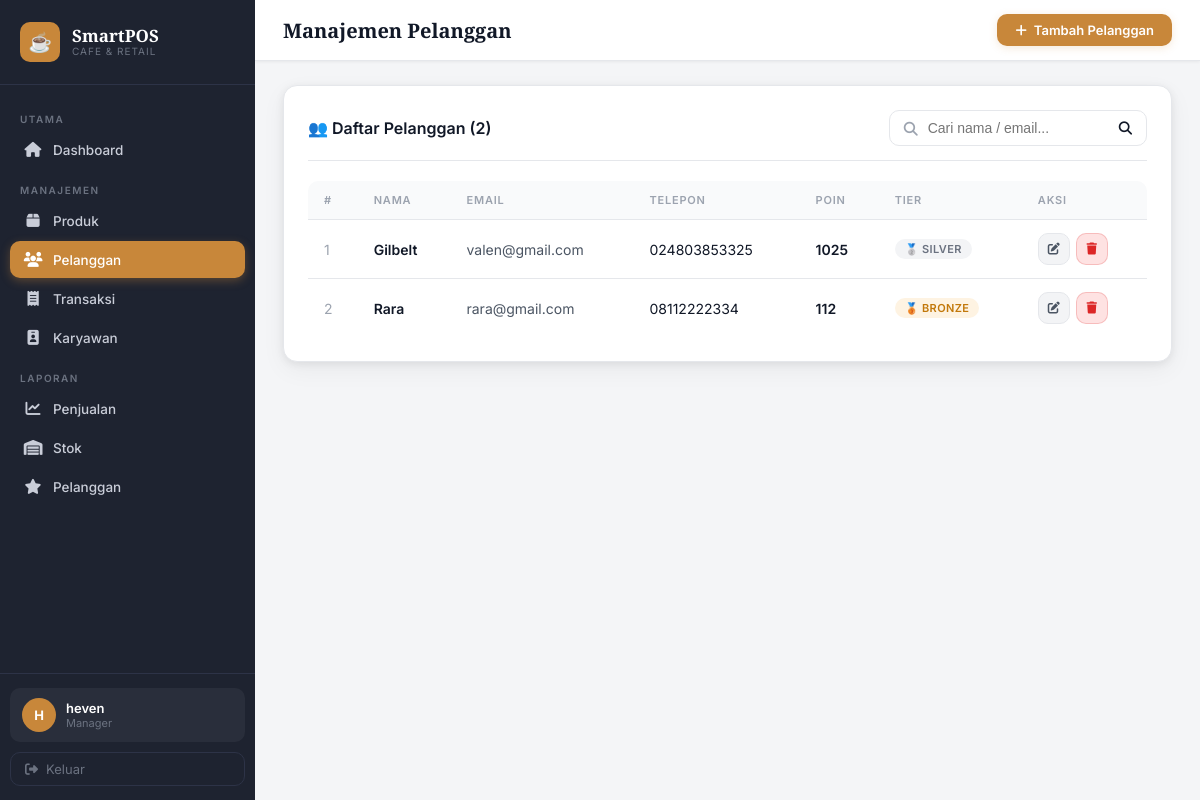
The page /customers/ (signed in) on the database its author committed.
### pos/models.py (models this page shows, shortened)
class BaseModel(models.Model):
    created_at = models.DateTimeField(auto_now_add=True)
    updated_at = models.DateTimeField(auto_now=True)
    class Meta:
        abstract = True  # tidak membuat tabel sendiri

class Customer(BaseModel):
    name           = models.CharField(max_length=100, verbose_name="Nama Pelanggan")
    email          = models.EmailField(unique=True, verbose_name="Email")
    phone          = models.CharField(max_length=15, verbose_name="No. Telepon")
    loyalty_points = models.IntegerField(default=0, validators=[MinValueValidator(0)], verbose_name="Poin Loyalitas")
    address        = models.TextField(blank=True, null=True, verbose_name="Alamat")
    class Meta:
        verbose_name        = "Pelanggan"
        verbose_name_plural = "Pelanggan"
        ordering            = ['name']
    def __init__(self, *args, **kwargs):
        super().__init__(*args, **kwargs)
        self.__poin_pending = 0  # ENCAPSULATION: poin belum dikonfirmasi, disembunyikan
    def get_tier(self):
        if self.loyalty_points >= 5000:
            return 'Gold'
        elif self.loyalty_points >= 1000:
            return 'Silver'
        return 'Bronze'

### pos/views.py (the view)
# urls.py: path('customers/', views.CustomerListView.as_view(), name='customer_list'),
class CustomerListView(RoleRequiredMixin, ListView):
    allowed_positions = ('manager', 'supervisor', 'cashier')
    model = Customer
    template_name = 'pos/customers/list.html'
    context_object_name = 'customers'
    login_url = '/login/'
    def get_queryset(self):
        queryset = Customer.objects.all()
        search = self.request.GET.get('search', '')
        if search:
            queryset = queryset.filter(name__icontains=search) | queryset.filter(email__icontains=search)
        return queryset.order_by('name')
    def get_context_data(self, **kwargs):
        context = super().get_context_data(**kwargs)
        context['page_title'] = 'Manajemen Pelanggan'
        context['search'] = self.request.GET.get('search', '')
        return context

### pos/context_processors.py (called while the page is built, shortened)
def user_role(request):
    if not request.user.is_authenticated:
        return {}
    if request.user.is_superuser:
        return {
            'user_position':         'manager',
            'user_position_display': 'Manager',
            'is_full_access':        True,
            'can_manage_products':   True,
            'can_manage_employees':  True,
            'can_view_transactions': True,
            'can_create_transaction':True,
            'can_view_customers':    True,
            'can_view_reports':      True,
            'can_view_stock_report': True,
        }

### pos/views.py (called while the page is built)
    def dispatch(self, request, *args, **kwargs):
        if not request.user.is_authenticated:
            return self.handle_no_permission()
        if request.user.is_superuser:
            return super().dispatch(request, *args, **kwargs)
        position = RoleHelper.get_position(request.user)
        if self.allowed_positions and position not in self.allowed_positions:
            messages.error(request, '⛔ Akses ditolak. Anda tidak memiliki izin untuk halaman ini.')
            return redirect('dashboard')
        return super().dispatch(request, *args, **kwargs)

### templates/pos/customers/list.html (shortened to what this page needs)
{% extends 'pos/base.html' %}
{% block page_title %}Manajemen Pelanggan{% endblock %}
{% block topbar_actions %}
<a href="{% url 'customer_create' %}" class="btn-new" id="btn_add_customer"><i class="fas fa-plus"></i> Tambah Pelanggan</a>
{% endblock %}
{% block content %}
<div class="card">
  <div class="card-header">
    <span class="card-title">👥 Daftar Pelanggan ({{ customers|length }})</span>
    <form method="GET">
      <div class="search-bar">
        <span class="search-icon"><i class="fas fa-search"></i></span>
        <input type="text" name="search" value="{{ search }}" placeholder="Cari nama / email...">
        <button type="submit" style="background:none;border:none;color:var(--caramel);cursor:pointer;"><i class="fas fa-search"></i></button>
      </div>
    </form>
  </div>
  {% if customers %}
  <div class="table-wrapper">
    <table>
      <thead><tr><th>#</th><th>Nama</th><th>Email</th><th>Telepon</th><th>Poin</th><th>Tier</th><th>Aksi</th></tr></thead>
      <tbody>
        {% for c in customers %}
        <tr>
          <td style="color:var(--text-muted);">{{ forloop.counter }}</td>
          <td style="font-weight:600;">{{ c.name }}</td>
          <td style="color:var(--text-secondary);">{{ c.email }}</td>
          <td>{{ c.phone }}</td>
          <td style="color:var(--caramel);font-weight:600;">{{ c.loyalty_points }}</td>
          <td>
            {% with tier=c.get_tier %}
              {% if tier == 'Gold' %}<span class="badge badge-gold">⭐ Gold</span>
              {% elif tier == 'Silver' %}<span class="badge badge-silver">🥈 Silver</span>
              {% else %}<span class="badge badge-bronze">🥉 Bronze</span>{% endif %}
            {% endwith %}
          </td>
          <td>
            <div class="action-group">
              <a href="{% url 'customer_update' c.id %}" class="btn btn-secondary btn-sm btn-icon" id="edit_customer_{{ c.id }}"><i class="fas fa-edit"></i></a>
              <a href="{% url 'customer_delete' c.id %}" class="btn btn-danger btn-sm btn-icon" id="del_customer_{{ c.id }}"><i class="fas fa-trash"></i></a>
            </div>
          </td>
        </tr>
        {% endfor %}
      </tbody>
    </table>
  </div>
  {% else %}
  <div class="empty-state"><div class="empty-icon">👥</div><p>Belum ada pelanggan terdaftar.</p></div>
  {% endif %}
</div>
{% endblock %}

### templates/pos/base.html (shortened to what this page needs)
<!DOCTYPE html>
<html lang="id">
<head>
  {% load static %}
  <link rel="stylesheet" href="{% static 'css/style.css' %}">
  <link rel="stylesheet" href="https://cdnjs.cloudflare.com/ajax/libs/font-awesome/6.5.0/css/all.min.css">
</head>
<body>
<div class="app-wrapper">
  <aside class="sidebar">
    <div class="sidebar-brand">
      <div class="brand-icon">☕</div>
      <div>
        <div class="brand-name">SmartPOS</div>
        <div class="brand-sub">Cafe & Retail</div>
      </div>
    </div>
    <nav class="sidebar-nav">
      <div class="nav-section-label">Utama</div>
      <a href="{% url 'dashboard' %}" class="nav-item {% if request.resolver_match.url_name == 'dashboard' %}active{% endif %}">
        <span class="nav-icon"><i class="fas fa-house"></i></span> Dashboard
      </a>
      <div class="nav-section-label">Manajemen</div>
      <a href="{% url 'product_list' %}" class="nav-item {% if 'product' in request.resolver_match.url_name %}active{% endif %}">
        <span class="nav-icon"><i class="fas fa-box"></i></span> Produk
      </a>
      {% if can_view_customers %}
      <a href="{% url 'customer_list' %}" class="nav-item {% if 'customer' in request.resolver_match.url_name and request.resolver_match.url_name != 'report_customers' %}active{% endif %}">
        <span class="nav-icon"><i class="fas fa-users"></i></span> Pelanggan
      </a>
      {% endif %}
      {% if can_view_transactions %}
      <a href="{% url 'transaction_list' %}" class="nav-item {% if 'transaction' in request.resolver_match.url_name %}active{% endif %}">
        <span class="nav-icon"><i class="fas fa-receipt"></i></span> Transaksi
      </a>
      {% endif %}
      {% if can_manage_employees %}
      <a href="{% url 'employee_list' %}" class="nav-item {% if 'employee' in request.resolver_match.url_name %}active{% endif %}">
        <span class="nav-icon"><i class="fas fa-id-badge"></i></span> Karyawan
      </a>
      {% endif %}
      {% if is_full_access or can_view_stock_report %}
      <div class="nav-section-label">Laporan</div>
      {% if is_full_access %}
      <a href="{% url 'report_sales' %}" class="nav-item {% if request.resolver_match.url_name == 'report_sales' %}active{% endif %}">
        <span class="nav-icon"><i class="fas fa-chart-line"></i></span> Penjualan
      </a>
      {% endif %}
      {% if can_view_stock_report %}
      <a href="{% url 'report_stock' %}" class="nav-item {% if request.resolver_match.url_name == 'report_stock' %}active{% endif %}">
        <span class="nav-icon"><i class="fas fa-warehouse"></i></span> Stok
      </a>
      {% endif %}
      {% if is_full_access %}
      <a href="{% url 'report_customers' %}" class="nav-item {% if request.resolver_match.url_name == 'report_customers' %}active{% endif %}">
        <span class="nav-icon"><i class="fas fa-star"></i></span> Pelanggan
      </a>
      {% endif %}
      {% endif %}
    </nav>
    <div class="sidebar-footer">
      <div class="user-card">
        <div class="user-avatar">{{ request.user.username|slice:":1"|upper }}</div>
        <div>
          <div class="user-name">{{ request.user.get_full_name|default:request.user.username }}</div>
          <div class="user-role">{{ user_position_display|default:"Kasir" }}</div>
        </div>
      </div>
      <a href="{% url 'logout' %}" class="btn-logout">
        <i class="fas fa-sign-out-alt"></i> Keluar
      </a>
    </div>
  </aside>
  <main class="main-content">
    <div class="topbar">
      <h1 class="page-title">{% block page_title %}Dashboard{% endblock %}</h1>
      <div class="topbar-right">
        {% block topbar_actions %}{% endblock %}
      </div>
    </div>
    <div class="page-body">
      {% block content %}{% endblock %}
    </div>
  </main>
</div>
{% load static %}
</body>
</html>

### rows shown on the page
Customer: name "Gilbelt", email "valen@gmail.com", phone "024803853325", loyalty_points "1025", shows "🥈 SILVER"
Customer: name "Rara", email "rara@gmail.com", phone "08112222334", loyalty_points "112", shows "🥉 BRONZE"

### other values the page prints
{{ request.user.username|slice:":1"|upper }} "H"
{{ request.user.get_full_name|default:request.user.username }} "heven"
{{ user_position_display|default:"Kasir" }} "Manager"
{{ customers|length }} "2"
